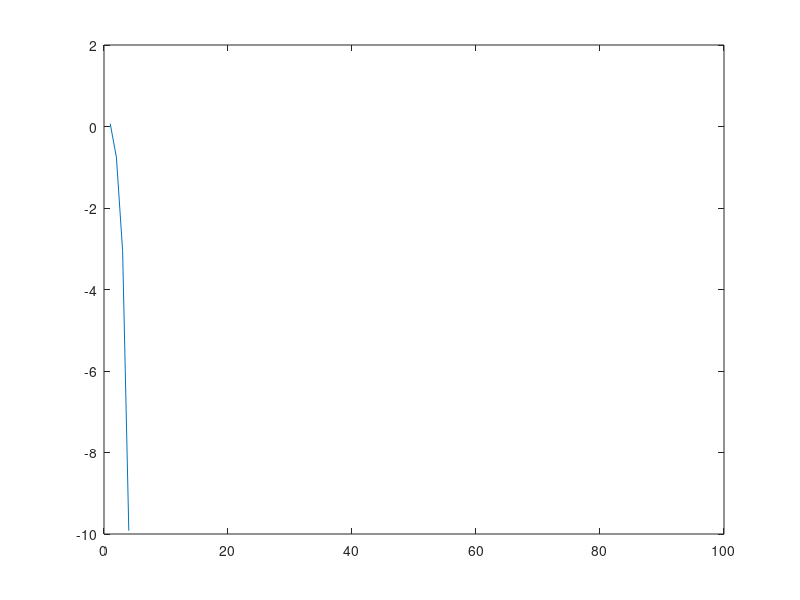

The MATLAB script that drew this image:
%newton temp
n=100;
PI=@(x) 1./(1+exp(-x));
x=1;
err=zeros(1,n);
for i=1:n
    rev=(PI(x)-0.5)/(1-PI(x))/(PI(x));

    x=x-rev;
        err(i)=norm(rev);
end
plot(1:100,log10(err))